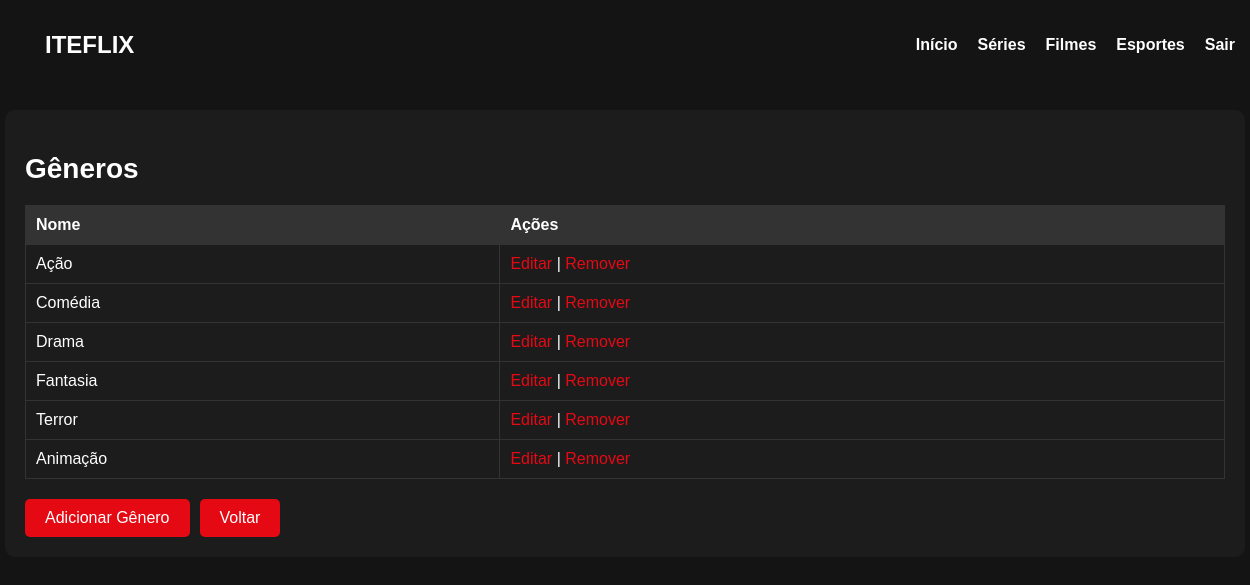
Screenshot of /filmes/genero.php with the database file from the repository.
### tables this page shows
CREATE TABLE `genero` (
  `id_genero` int(11) NOT NULL,
  `nome` varchar(255) DEFAULT NULL
);

### filmes/genero.php (the view, shortened to what this page needs)
<?php
include '../conexao.php';
$sql = "SELECT * FROM genero";
$result = $conn->query($sql);
?>
<!DOCTYPE html>
<html lang="pt-br">
<head>
</head>
<body>
    <header>
        <div class="navbar">
            <div class="logo">ITEFLIX</div>
            <nav>
                <ul>
                    <li><a href="../dashboard.php">Início</a></li>
                    <li><a href="../series/series.php">Séries</a></li>
                    <li><a href="../filmes/filmes.php">Filmes</a></li>
                    <li><a href="../esportes/esportes.php">Esportes</a></li>
                    <li><a href="../seguranca/sair.php">Sair</a></li>
                </ul>
            </nav>
        </div>
    </header>
    <section class="content">
        <h2>Gêneros</h2>
        <table>
            <thead>
                <tr>
                    <th>Nome</th>
                    <th>Ações</th>
                </tr>
            </thead>
            <tbody>
                <?php
                if ($result->num_rows > 0) {
                    while ($row = $result->fetch_assoc()) {
                        echo "<tr>";
                        echo "<td>" . htmlspecialchars($row['nome']) . "</td>";
                        echo "<td><a href='editar_genero.php?id=" . $row['id_genero'] . "'>Editar</a> | <a href='remover_genero.php?id=" . $row['id_genero'] . "'>Remover</a></td>";
                        echo "</tr>";
                    }
                } else {
                    echo "<tr><td colspan='3'>Nenhum gênero encontrado</td></tr>";
                }
                ?>
            </tbody>
        </table>
        <div class="button-container">
            <a href="adicionar_genero.php"><button>Adicionar Gênero</button></a>
            <a href="../filmes/filmes.php"><button>Voltar</button></a>
        </div>
    </section>
</body>
</html>

### filmes/genero.php (style rules this page uses)
body { font-family: Arial, sans-serif; background-color: #141414; color: #ffffff; margin: 0; padding: 0; overflow-x: hidden; }
header { background-color: #141414; padding: 20px; width: 100%; z-index: 1000; }
.navbar { display: flex; justify-content: space-between; align-items: center; max-width: 1200px; margin: 0 auto; }
.logo { font-size: 24px; font-weight: bold; }
nav ul { display: flex; list-style: none; padding: 0; }
nav ul li { margin: 0 10px; }
nav ul li a { text-decoration: none; color: #ffffff; font-weight: bold; }
.content { padding: 20px; max-width: 1200px; margin: 20px auto; background-color: #1c1c1c; border-radius: 10px; }
.content h2 { font-size: 28px; margin-bottom: 20px; }
table { width: 100%; border-collapse: collapse; margin-bottom: 20px; }
table, th, td { border: 1px solid #333; }
th, td { padding: 10px; text-align: left; }
th { background-color: #333; }
a { color: #e50914; text-decoration: none; }
button { background-color: #e50914; border: none; padding: 10px 20px; color: #ffffff; font-size: 16px; cursor: pointer; border-radius: 5px; }
.button-container { display: flex; gap: 10px; align-items: center; }

### rows the page displays
genero: nome "Ação"
genero: nome "Comédia"
genero: nome "Drama"
genero: nome "Fantasia"
genero: nome "Terror"
genero: nome "Animação"
